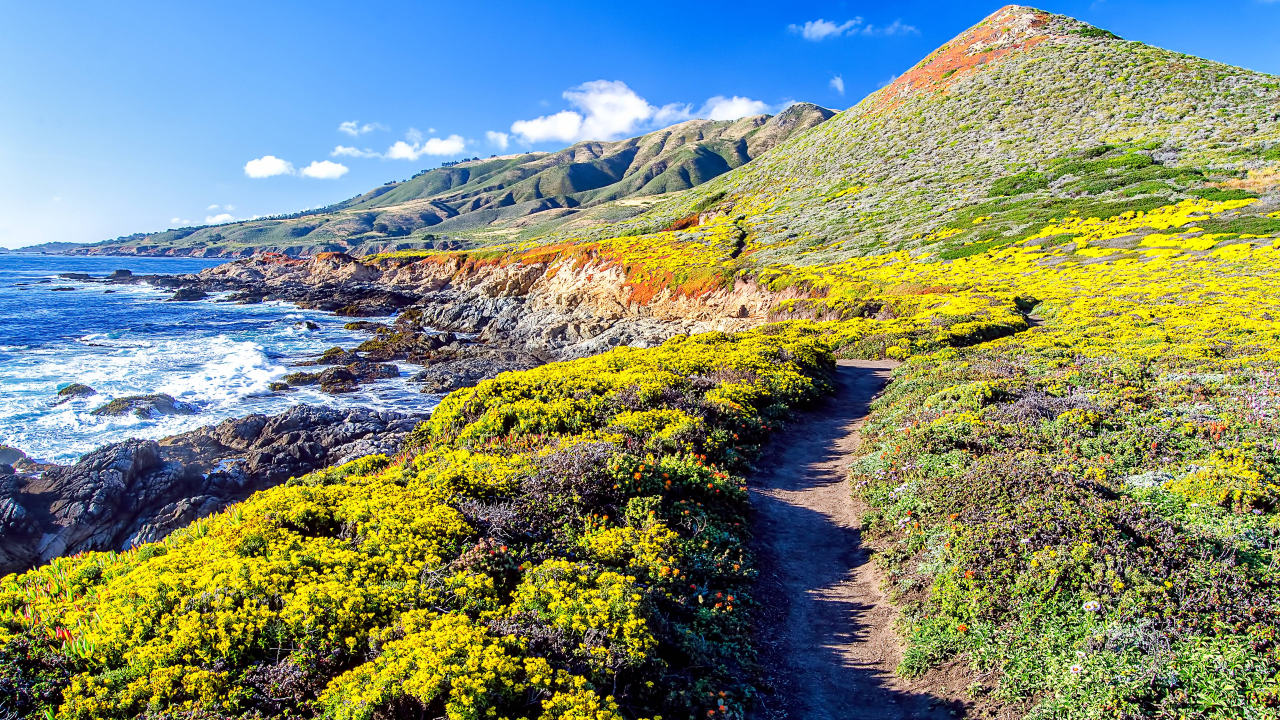
#> input picture backend/templates/4k_5.jpg, 3840 x 2160 px (shown at 1/3 size)
$ python -i photoOperations.py   (imports and definitions only)
#> lines starting #> are read from the running program, lines starting #| are printed output that depends on the picture
from PIL import Image
from io import BytesIO

class PhotoOperations(object):
    def __init__(self):
        super().__init__()

    def resize_image(self, path, wC=0.25, hC=0.25):
#> called with path = '../../backend/templates/4k_5.jpg', wC = 0.25, hC = 0.25
        img = Image.open(path)
#> img is the input picture: PIL image 3840x2160 RGB; mean R, G, B 127.8, 139.9, 117.2

        w, h = img.size
#> w = 3840; h = 2160
        width = int(w*wC)
#> width = 960
        height = int(h*hC)
#> height = 540

        img = img.resize((width, height), Image.LANCZOS)
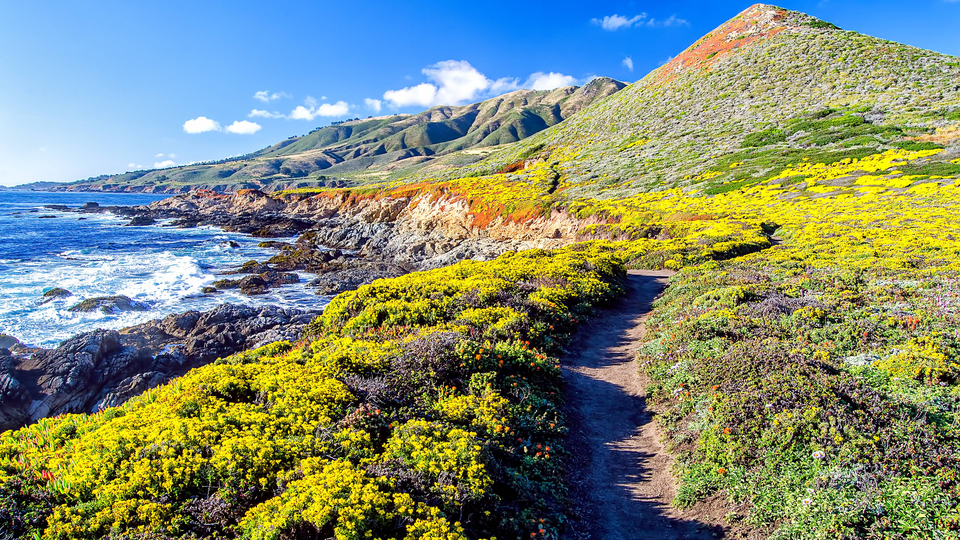
#> img: PIL image 960x540 RGB; mean R, G, B 127.7, 139.9, 117.3
        img = self.ensure_rgb(img=img)

        buf = BytesIO()
        img.save(buf, format="JPEG", quality=100, optimize=True)
        return buf.getvalue()

    def ensure_rgb(self, img: Image.Image, bg_color=(255, 255, 255)):
        if img.mode in ("RGBA", "LA"):
            background = Image.new("RGB", img.size, bg_color)
            background.paste(img, mask=img.split()[-1])
            return background
        return img.convert("RGB")

    # cropping image
    def crop_center_square(self, img: Image.Image, width=200, height=200):
        w, h = img.size
        min_side = min(w, h)

        left = (w - min_side) // 2
        top = (h - min_side) // 2
        right = left + min_side
        bottom = top + min_side

        img = img.crop((left, top, right, bottom))
        return img.resize((width, height), Image.LANCZOS)

>>> result = PhotoOperations().resize_image('../../backend/templates/4k_5.jpg')

$ run again, on backend/templates/4k_6.jpg
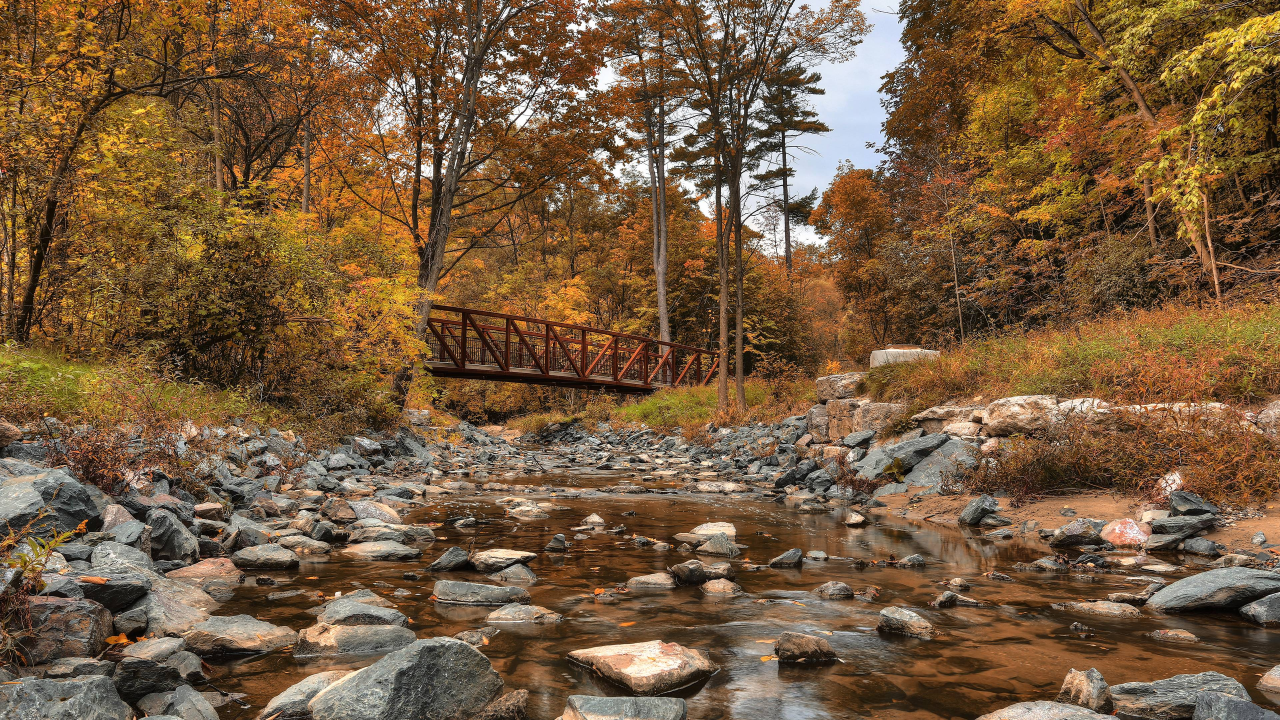
#> input picture backend/templates/4k_6.jpg, 3840 x 2160 px (shown at 1/3 size)
#> in resize_image, img is the input picture: PIL image 3840x2160 RGB; mean R, G, B 118.4, 91.6, 63.6
#> in resize_image, `img = img.resize((width, height), Image.LANCZOS)`:
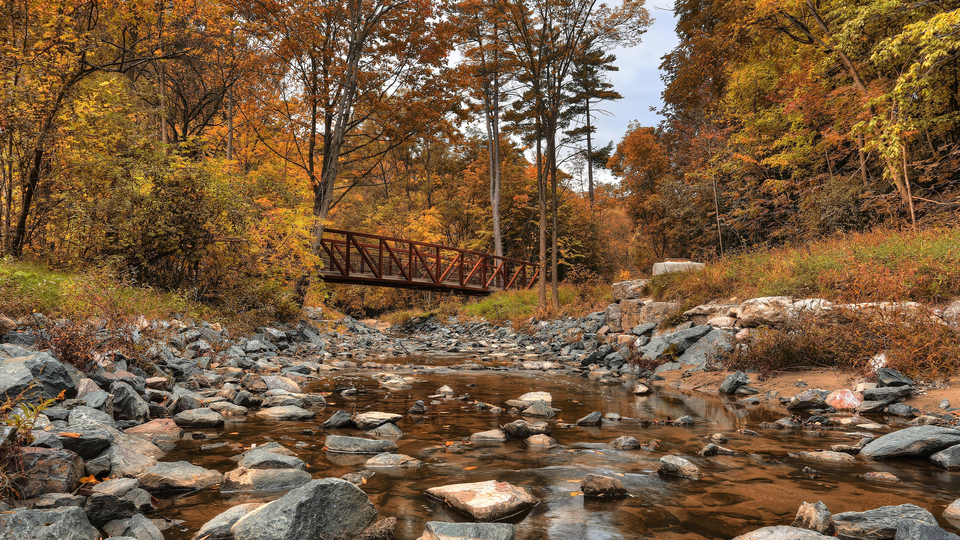
#> img: PIL image 960x540 RGB; mean R, G, B 118.3, 91.6, 63.7
